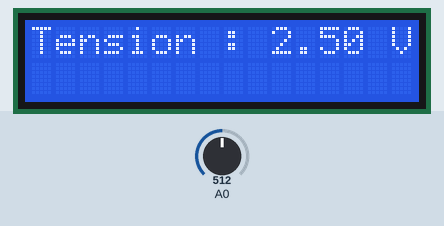
Recording of a sketch running on a simulated Arduino Uno, built with avr-gcc and run on an emulated ATmega328P. Parts: 16×2 character LCD. Inputs (shaded band) come from the test bench; at power-on: A0 = 512.

Above: at 1.2 s.
1.3 s: A0 set to 716
At 1.9 s:
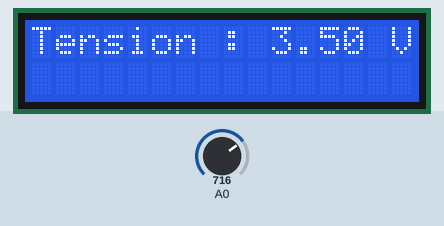
2.8 s: A0 set to 900
At 4.0 s:
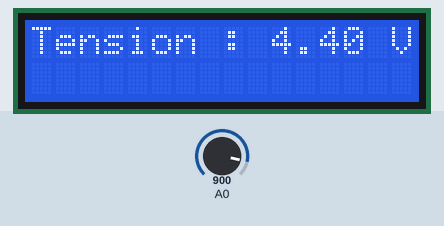
4.3 s: A0 set to 1023
At 5.4 s:
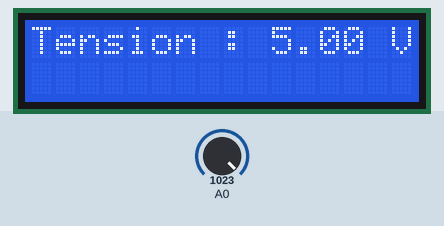
Timing chart, 0 to 7.3 s (numbered marks = the images above; inputs shaded):
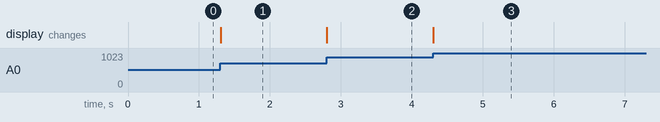

The sketch:

job02.ino
```cpp
#include <LiquidCrystal.h>

// Initialise l'écran LCD avec les broches appropriées
LiquidCrystal lcd(2, 3, 4, 5, 6, 7);

const float REFERENCE_VOLTAGE = 5.0; // La tension de référence est de 5 volts

void setup() {
  lcd.begin(16, 2); // Initialise l'écran LCD avec 16 colonnes et 2 lignes
}

void loop() {
  // Lecture de la valeur de tension sur l'entrée analogique A0
  int valeurAnalogique = analogRead(A0);

  // Conversion de la valeur analogique en tension
  float tension = (valeurAnalogique / 1023.0) * REFERENCE_VOLTAGE;

  // Affichage de la valeur de tension sur l'écran LCD à la position 0,0
  lcd.setCursor(0, 0);
  lcd.print("Tension : ");
  lcd.print(String(tension, 2)); // Affiche la tension avec 2 décimales
  lcd.print(" V");
}
```

Measured:
- after the input at 1.3 s, the display: changes at once (image 1)
- after the input at 2.8 s, the display: changes at once (image 2)
- after the input at 4.3 s, the display: changes at once (image 3)
